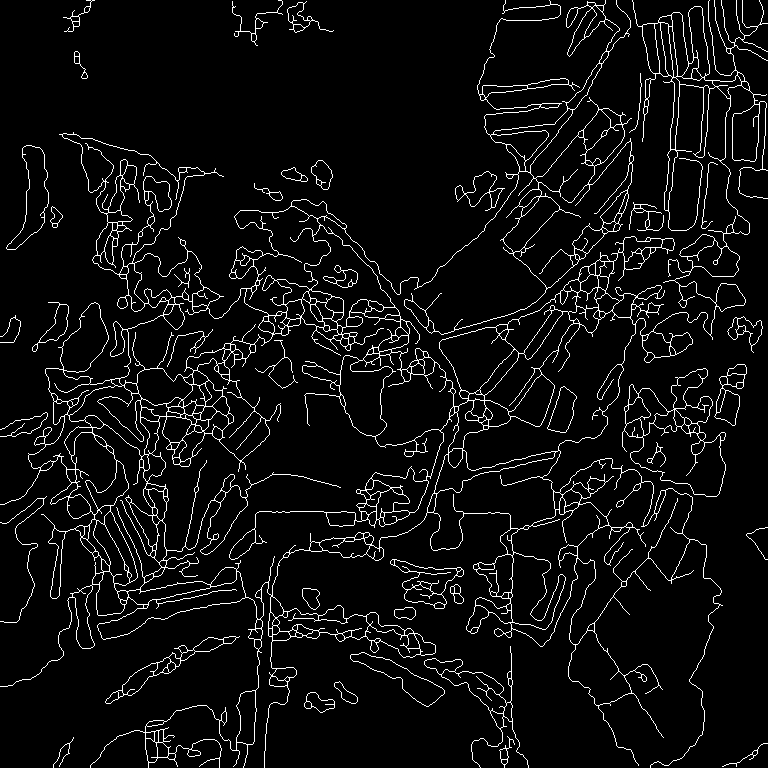
#> input picture road_line_mask_skel_v3.png, 768 x 768 px
$ python 05_filter_loopy_roads.py
#> lines starting #> are read from the running program, lines starting #| are printed output that depends on the picture
# filter_loopy_roads.py
#
# road_line_mask_skel_v3.png の中から
# 「丸っこい / くるんとした」成分を除外して、
# 細長い道路っぽい成分だけ残すフィルタ

import cv2
import numpy as np

# ===== パラメータ =====
INPUT  = "road_line_mask_skel_v3.png"          # 元のスケルトン画像
OUTPUT = "road_line_mask_skel_v3_clean.png"    # 出力ファイル名

MIN_AREA     = 30    # 小さすぎる成分はノイズとして捨てる
ANISO_MIN    = 4.0   # 伸び具合のしきい値（大きいほど「細長い」成分だけ残る）

def main():
    img = cv2.imread(INPUT, cv2.IMREAD_GRAYSCALE)
#> img: shape (768, 768); 5.7% white in thin lines or dots
    if img is None:
        raise RuntimeError(f"failed to read {INPUT}")

    # 0/1 に変換
    binary = (img > 0).astype(np.uint8)
#> binary: shape (768, 768); values 0 (black) and 1 (white), 5.7% white in thin lines or dots

    # 連結成分ラベリング
    num_labels, labels, stats, _ = cv2.connectedComponentsWithStats(binary, connectivity=8)
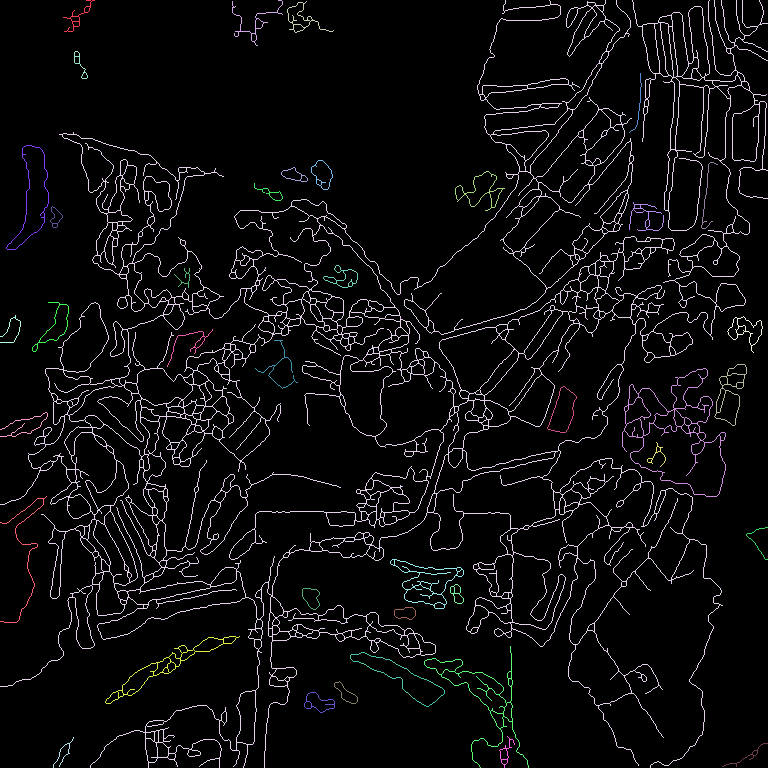
#> labels: shape (768, 768) int32; 41 distinct labels, from 0 to 40; one colour per label, 0 black
#> num_labels = 41; stats = 41 rows, first 6: [0, 0, 768, 768, 556411], [63, 0, 32, 32, 105], [232, 0, 51, 46, 171], [287, 1, 47, 32, 152], [0, 0, 768, 768, 27408], [74, 51, 14, 28, 61]

    out = np.zeros_like(binary, dtype=np.uint8)

    kept = 0
    removed = 0

    for i in range(1, num_labels):  # 0 は背景
        area = stats[i, cv2.CC_STAT_AREA]
        if area < MIN_AREA:
            # 小さいノイズ
            removed += 1
            continue

        # この成分の座標を取得（y, x）
        ys, xs = np.where(labels == i)
        coords = np.stack([xs, ys], axis=1).astype(np.float32)

        # 中心化
        center = coords.mean(axis=0, keepdims=True)
        coords_centered = coords - center

        # 共分散行列 → 固有値
        cov = (coords_centered.T @ coords_centered) / len(coords_centered)
        eigvals, _ = np.linalg.eig(cov)
        eigvals = np.sort(np.real(eigvals))[::-1]  # 大きい方, 小さい方

        # 伸び具合（異方性） = λmax / λmin
        # 丸っこい形 → ratio ~ 1
        # 細長い形 → ratio >> 1
        if eigvals[1] <= 0:
            ratio = np.inf
        else:
            ratio = float(eigvals[0] / eigvals[1])

        if ratio >= ANISO_MIN:
            # 細長い → 道路っぽい → 残す
            out[labels == i] = 1
            kept += 1
        else:
            # 丸い・ぐちゃっとした → 森のクルン・畑境界の輪郭 → 消す
            removed += 1
#> this loop made 40 passes
#> (area, center, cov, eigvals, ratio) on passes 1 to 7: (105, [[77.75, 16.44]], [[64.05, -56.79], [-56.79, 80.76]], [129.8, 15.01], 8.65), (171, [[253.6, 21.82]], [[214.7, -51.11], [-51.11, 132.3]], [239.1, 107.9], 2.22), (152, [[302.5, 19.24]], [[125, 34.32], [34.32, 74.47]], [142.3, 57.11], 2.49), (27408, [[395.3, 380.6]], [[44953.2, -14764.1], [-14764.1, 34755.1]], [55474, 24234.3], 2.29), (61, [[79.64, 64.1]], [[16.82, 29.26], [29.26, 75.79]], [87.85, 4.76], 18.44), (62, [[638.3, 103.4]], [[7.17, -38.46], [-38.46, 313]], [317.8, 2.41], 131.8), (244, [[31.51, 197]], [[131.3, -135.9], [-135.9, 1051.4]], [1071.1, 111.7], 9.59)
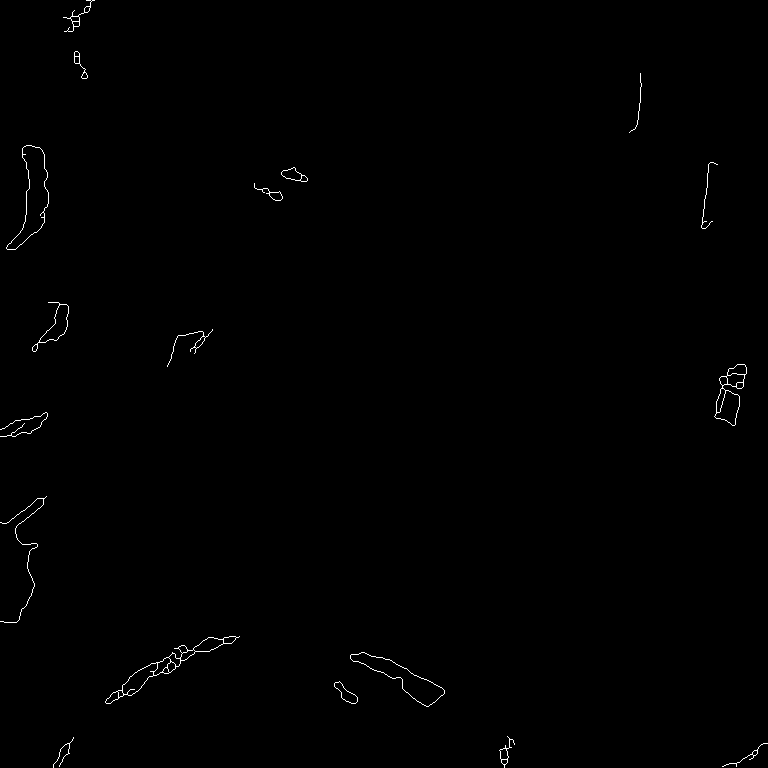
#> out: shape (768, 768); values 0 (black) and 1 (white), 0.4% white in thin lines or dots
#> after the loop, kept = 18; removed = 22

    print(f"components total: {num_labels - 1}")
#| components total: 40
    print(f"kept:    {kept}")
#| kept:    18
    print(f"removed: {removed}")
#| removed: 22

    out_img = (out * 255).astype(np.uint8)
#> out_img: shape (768, 768); 0.4% white in thin lines or dots
    cv2.imwrite(OUTPUT, out_img)
    print("saved:", OUTPUT)


if __name__ == "__main__":
    main()
